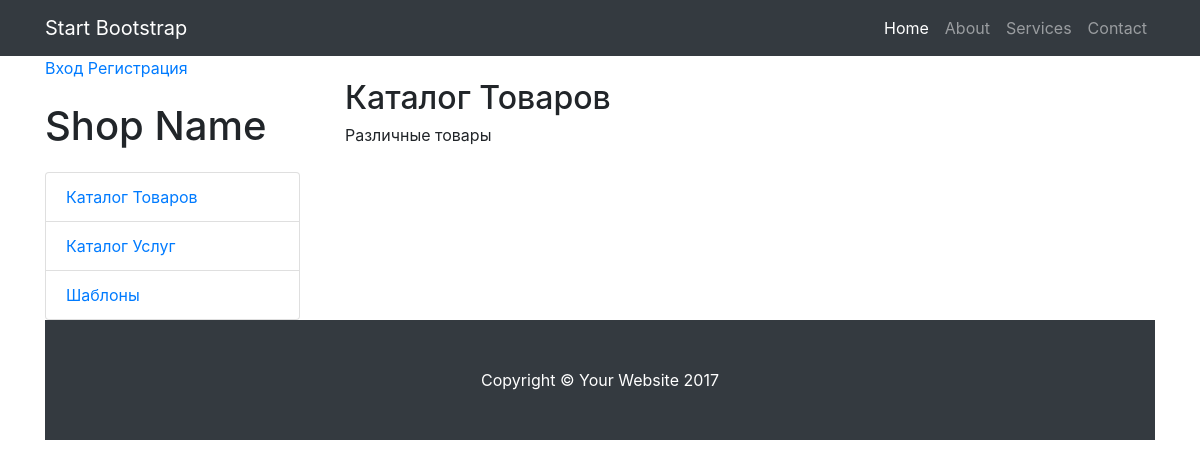
Page /catalog.php?id=1 on the committed database.
### tables this page shows
CREATE TABLE IF NOT EXISTS `catalogs` (
  `id` int(11) NOT NULL AUTO_INCREMENT,
  `name` tinytext NOT NULL,
  `body` text NOT NULL,
  `type` tinytext NOT NULL,
  PRIMARY KEY (`id`)
);

### catalog.php (the view, shortened to what this page needs)
<?php
require_once('templates/top.php');
$id=(int)$_GET['id'];
$query="SELECT*FROM catalogs WHERE id=$id";
$adr=mysqli_query($db_con,$query);
$tbl_catalogs=mysqli_fetch_array($adr);
?>
<div class="col-lg-9">
	<h2><?=$tbl_catalogs['name'];?>
	</h2>
	<?=$tbl_catalogs['body']?>
		  </div>
<?php require_once ('templates/bottom.php')?>

### templates/top.php (shortened to what this page needs)
<?php require_once('config/config.php'); ?>
<!DOCTYPE html>
<html lang="en">
  <head>
    <link href="vendor/bootstrap/css/bootstrap.min.css" rel="stylesheet">
    <link href="css/shop-homepage.css" rel="stylesheet">
  </head>
  <body>
    <nav class="navbar navbar-expand-lg navbar-dark bg-dark fixed-top">
      <div class="container">
        <a class="navbar-brand" href="#">Start Bootstrap</a>
        <div class="collapse navbar-collapse" id="navbarResponsive">
          <ul class="navbar-nav ml-auto">
            <li class="nav-item active">
              <a class="nav-link" href="#">Home
              </a>
            </li>
            <li class="nav-item">
              <a class="nav-link" href="static.php?url=About">About</a>
            </li>
            <li class="nav-item">
              <a class="nav-link" href="static.php?url=services">Services</a>
            </li>
            <li class="nav-item">
              <a class="nav-link" href="static.php?url=contacts">Contact</a>
            </li>
          </ul>
        </div>
      </div>
    </nav>
    <div class="container">
	<?php
	if(isset($_SESION['user_id'])){
		?>
		<a href="cabinet.php">Кабинет</a>
		<a href="logout.php">Выход</a>
		<?php
	}else {
		?>
		<a href="login.php">Вход</a>
		<a href="register.php">Регистрация</a>
		<?php
	}
	?>
      <div class="row">
        <div class="col-lg-3">
          <h1 class="my-4">Shop Name</h1>
          <div class="list-group">
		  <?
		  $query="SELECT*FROM catalogs WHERE type='main'";
		  $adr=mysqli_query($db_con,$query);
		  while($tbl_catalogs=mysqli_fetch_array($adr)){
			  ?>
			  <a href="catalog.php?id=<?=$tbl_catalogs['id']?>" class="list-group-item">
			  <?=$tbl_catalogs['name']?>
			  </a>
			  <?
		  }
		  ?>
          </div>
        </div>
        <div class="col-lg-9">

### css/shop-homepage.css (style rules this page uses)
body { padding-top: 54px; }
@media (min-width: 992px) { body { padding-top: 56px; } }

### rows in the picture
catalogs: name "Каталог Товаров", body "Различные товары"
catalogs: name "Каталог Услуг"
catalogs: name "Шаблоны"
